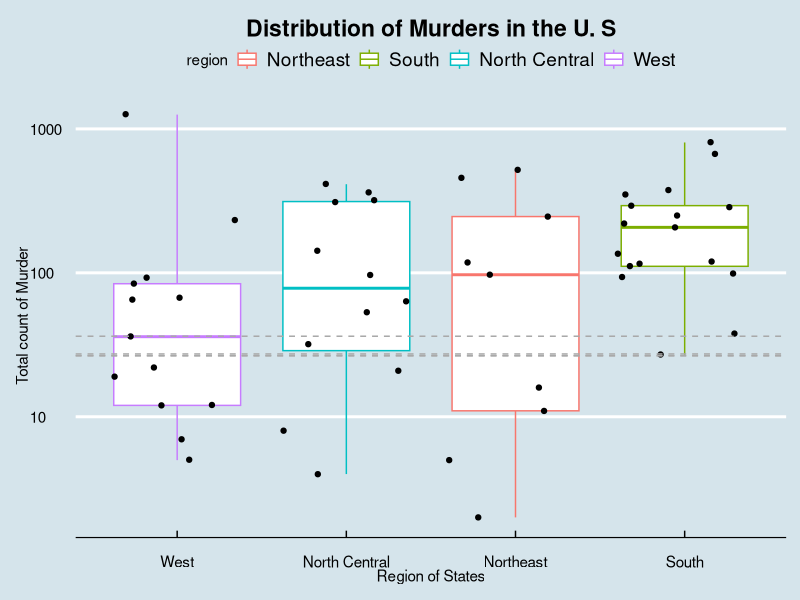
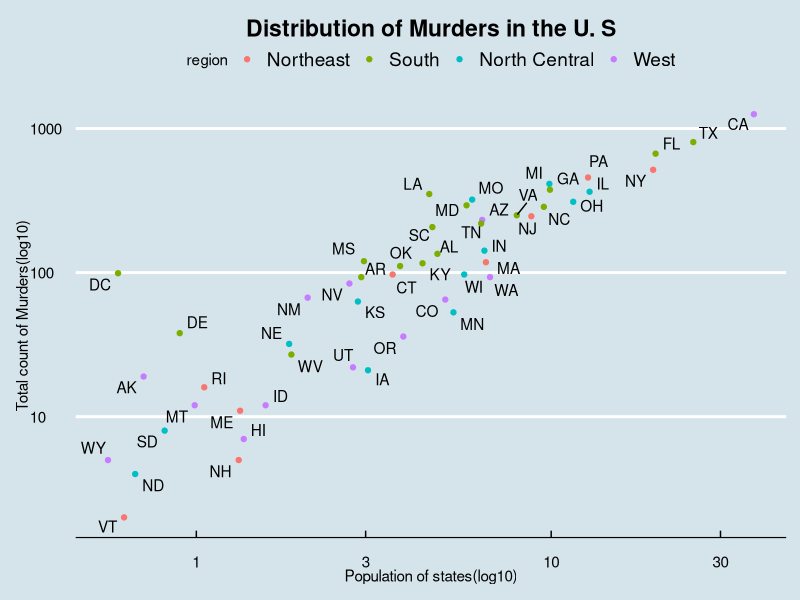

Reproduce these figures in R, in order. (Note: this script raises an error after producing the figures.)
###### Exporing the Murders Dataset ######
### Date : 12 / 12 / 2022
### Goals :
#          Finding out what we can get from the data
#          what kind of Data do we have
#          is the data clean
#          adding, changing and removing features to get more from the data

getwd()
setwd("C:/Users/KELVIN/Desktop/Analytics/Murders")

library(dslabs)
library(tidyverse)
library(statip)
library(ggthemes)
library(ggrepel)

data("murders")

glimpse(murders)
view(murders)

murders %>% 
  select(everything()) %>% 
  arrange(-total) %>% 
  view()

murders[is.na(murders$total)]

murders %>% 
  select(everything()) %>% 
  filter(!complete.cases(.))

murders %>% 
  distinct()

murders %>% 
  select(everything()) %>% 
  mutate(status = if_else(total > 50,
                          "not safe", "safe"),
         rate = total / population * 10^6)

murders %>% 
  group_by(region) %>% 
  summarise(Average = mean(total),
            upper = max(total),
            lower = min(total),
            Median = median(total),
            Mode = mfv(total),
            iqr = IQR(total)) %>% 
  arrange(Average) %>% 
  view()

## 1. Data component
      
## 2. Geometric component
      #boxplot, scatter plot, smooth density

## 3. aesthetics mapping
      # 

## 4. scale component
      #log scale

## 5. Labeling, Title, Legend




rate <- murders %>% 
  summarise(rate = sum(total) / sum(population) * 10^6) %>% 
  .$rate


region_rate <- murders %>% 
  select(everything()) %>% 
  group_by(region) %>% 
  summarise(region_rate = sum(total) / sum(population) * 10^6) %>% 
  .$region_rate



murders %>% 
  ggplot(aes(x = reorder(region, total, FUN = median), total)) +
  geom_boxplot(aes(col = region)) +
  geom_jitter() +
  
  geom_hline(yintercept = (region_rate), 
             linetype = "dashed", color = "darkgrey") +
  
  
  scale_y_log10() +
  
  ylab("Total count of Murder") +
  xlab("Region of States") +
  ggtitle("Distribution of Murders in the U. S") +
  
  theme_economist() +
  theme(
    panel.grid = element_blank(),
    plot.title = element_text(hjust = 0.5),
    
    panel.grid.major.y = element_line(colour = "white", size = 1)
  )



murders %>% 
  ggplot(aes(population / 10^6, total, label = abb)) + 
  geom_point(aes(col = region)) +
  geom_text_repel() +
  
  scale_x_log10() +
  scale_y_log10() +
  
  xlab("Population of states(log10)") +
  ylab("Total count of Murders(log10)") +
  ggtitle("Distribution of Murders in the U. S") +
  
  theme_economist() +
  theme(
    plot.title = element_text(hjust = 0.5),
    panel.grid = element_blank(),
    
    panel.grid.major.y = element_line(color = "white", size = 1)
  )



murders %>% 
  gplots()
